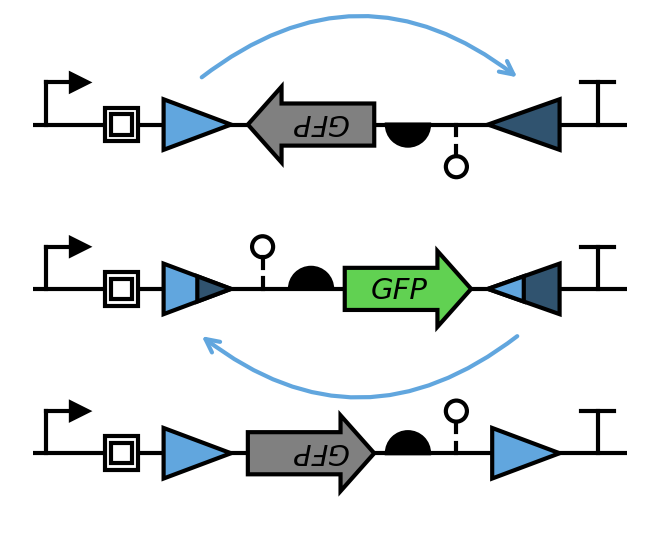

This chart was generated by the following Python code:
import math
import dnaplotlib as dpl
import matplotlib.pyplot as plt
from matplotlib import gridspec
from matplotlib.patches import Polygon, Ellipse, Wedge, Circle, PathPatch
from matplotlib.path import Path
from matplotlib.lines import Line2D
from matplotlib.patheffects import Stroke
import matplotlib.patches as patches

__author__  = 'Bryan Der <[email redacted]>, Voigt Lab, MIT\n\
               Thomas Gorochowski <[email redacted]>, Voigt Lab, MIT'
__license__ = 'MIT'
__version__ = '1.0'

def sbol_recombinase1 (ax, type, num, start, end, prev_end, scale, linewidth, opts):
	""" SBOL recombinase site renderer - forward direction
	"""
	# Default parameters
	color = (0,0,0)
	color2 = (0,0,0)
	start_pad = 0.0
	end_pad = 0.0
	x_extent = 6.0
	y_extent = 6.0
	linestyle = '-'
	# Update default parameters if provided
	if opts != None:
		if 'start_pad' in list(opts.keys()):
			start_pad = opts['start_pad']
		if 'end_pad' in list(opts.keys()):
			end_pad = opts['end_pad']
		if 'x_extent' in list(opts.keys()):
			x_extent = opts['x_extent']
		if 'y_extent' in list(opts.keys()):
			y_extent = opts['y_extent']
		if 'linestyle' in list(opts.keys()):
			linestyle = opts['linestyle']
		if 'linewidth' in list(opts.keys()):
			linewidth = opts['linewidth']
		if 'scale' in list(opts.keys()):
			scale = opts['scale']
		if 'color' in list(opts.keys()):
			color = opts['color']
		if 'color2' in list(opts.keys()):
			color2 = opts['color2']
	# Check direction add start padding
	final_end = end
	final_start = prev_end
	y_lower = -1 * y_extent/2
	y_upper = y_extent/2
	if start > end:
		start = prev_end+end_pad+x_extent+linewidth
		end = prev_end+end_pad
		final_end = start+start_pad
		color = color2
	else:
		start = prev_end+start_pad+linewidth
		end = start+x_extent
		final_end = end+end_pad
	# Draw the site
	p1 = Polygon([(start, y_lower), 
		          (start, y_upper),
		          (end,0)],
		          edgecolor=(0,0,0), facecolor=color, linewidth=linewidth, zorder=11, 
		          path_effects=[Stroke(joinstyle="miter")])		
	ax.add_patch(p1)
	# Add a label if needed
	if opts != None and 'label' in list(opts.keys()):
		if final_start > final_end:
			write_label(ax, opts['label'], final_end+((final_start-final_end)/2.0), opts=opts)
		else:
			write_label(ax, opts['label'], final_start+((final_end-final_start)/2.0), opts=opts)
	# Return the final start and end positions to the DNA renderer
	if final_start > final_end:
		return prev_end, final_start
	else:
		return prev_end, final_end

def sbol_recombinase2 (ax, type, num, start, end, prev_end, scale, linewidth, opts):
	""" SBOL recombinase site renderer - reverse direction
	"""
	# Default parameters
	color = (0,0,0)
	color2 = (0,0,0)
	start_pad = 0.0
	end_pad = 0.0
	x_extent = 6.0
	y_extent = 6.0
	linestyle = '-'
	# Update default parameters if provided
	if opts != None:
		if 'start_pad' in list(opts.keys()):
			start_pad = opts['start_pad']
		if 'end_pad' in list(opts.keys()):
			end_pad = opts['end_pad']
		if 'x_extent' in list(opts.keys()):
			x_extent = opts['x_extent']
		if 'y_extent' in list(opts.keys()):
			y_extent = opts['y_extent']
		if 'linestyle' in list(opts.keys()):
			linestyle = opts['linestyle']
		if 'linewidth' in list(opts.keys()):
			linewidth = opts['linewidth']
		if 'scale' in list(opts.keys()):
			scale = opts['scale']
		if 'color' in list(opts.keys()):
			color = opts['color']
		if 'color2' in list(opts.keys()):
			color2 = opts['color2']
		else:
			if 'color' in list(opts.keys()):
				r2 = float(color[0]) / 2
				g2 = float(color[1]) / 2
				b2 = float(color[2]) / 2
				color2 = (r2,g2,b2)
	# Check direction add start padding
	final_end = end
	final_start = prev_end
	y_lower = -1 * y_extent/2
	y_upper = y_extent/2
	if start > end:
		start = prev_end+end_pad+x_extent+linewidth
		end = prev_end+end_pad
		final_end = start+start_pad
		temp = color
		color = color2
		color2 = temp
	else:
		start = prev_end+start_pad+linewidth
		end = start+x_extent
		final_end = end+end_pad
	# Draw the site
	p1 = Polygon([(start, y_lower), 
		         (start, y_upper),
		          (end,0)],
		          edgecolor=(0,0,0), facecolor=color, linewidth=linewidth, zorder=11, 
		          path_effects=[Stroke(joinstyle="miter")]) 
	midpoint = (end + start) / 2
	hypotenuse = math.sqrt( (y_extent/2)**2 + (x_extent)**2 )
	hypotenuse2 = hypotenuse / 2
	cosineA = (y_extent/2) / hypotenuse
	f = hypotenuse2 * cosineA
	p2 = Polygon([(midpoint, -1*f), 
		          (midpoint, f),
		          (end,0)],
		          edgecolor=(0,0,0), facecolor=color2, linewidth=linewidth, zorder=12, 
		          path_effects=[Stroke(joinstyle="miter")]) 	
	ax.add_patch(p1)
	ax.add_patch(p2)	
	# Add a label if needed
	if opts != None and 'label' in list(opts.keys()):
		if final_start > final_end:
			write_label(ax, opts['label'], final_end+((final_start-final_end)/2.0), opts=opts)
		else:
			write_label(ax, opts['label'], final_start+((final_end-final_start)/2.0), opts=opts)
	# Return the final start and end positions to the DNA renderer
	if final_start > final_end:
		return prev_end, final_start
	else:
		return prev_end, final_end

def flip_arrow (ax, type, num, from_part, to_part, scale, linewidth, arc_height_index, opts):
	""" Regulation arcs for recombinase sites
	"""
	# Default parameters
	color = (0.0,0.0,0.0)
	arcHeightStart = 10
	arcHeightEnd = 10
	# Update default parameters if provided
	if opts != None:
		if 'linewidth' in list(opts.keys()):
			linewidth = opts['linewidth']
		if 'color' in list(opts.keys()):
			color = opts['color']
		if 'arc_height_start' in list(opts.keys()):
			arcHeightStart = opts['arc_height_start']
		if 'arc_height_end' in list(opts.keys()):
			arcHeightEnd = opts['arc_height_end']
	start = (from_part['start'] + from_part['end']) / 2
	end   = (to_part['start']   + to_part['end']) / 2
	# Check direction and draw arc
	if start > end:
		arcHeightStart = -arcHeightStart
		arcHeightEnd = -arcHeightEnd
	ax.annotate('', (end, arcHeightEnd), (start, arcHeightStart), ha="right", va="center", size=8, arrowprops=dict(arrowstyle='->',connectionstyle="arc3,rad=-.4",lw=linewidth, color=color))

# Color maps 
col_map = {}
col_map['red']     = (0.95, 0.30, 0.25)
col_map['green']   = (0.38, 0.82, 0.32)
col_map['blue']    = (0.38, 0.65, 0.87)
col_map['orange']  = (1.00, 0.75, 0.17)
col_map['purple']  = (0.55, 0.35, 0.64)

# Function to calculate darker colour
def dark (col, fac=2.0):
	return (col[0]/fac, col[1]/fac, col[2]/fac)

# Global line width
lw = 1.0

# Create the DNAplotlib renderer
dr = dpl.DNARenderer()

# Use default renderers and append our custom ones for recombinases
reg_renderers = dr.std_reg_renderers()
reg_renderers['Connection'] = flip_arrow
part_renderers = dr.SBOL_part_renderers()
part_renderers['RecombinaseSite'] = sbol_recombinase1
part_renderers['RecombinaseSite2'] = sbol_recombinase2

# Create the construct programmably to plot
sp = {'type':'EmptySpace', 'name':'S1', 'fwd':True, 'opts':{'x_extent':1}}
prom = {'type':'Promoter', 'name':'prom', 'fwd':True}
ins  = {'type':'Insulator', 'name':'ins', 'fwd':True}
ribo_r = {'type':'Ribozyme', 'name':'ribo', 'fwd':False}
rbs_r = {'type':'RBS', 'name':'rbs', 'fwd':False, 'opts':{'color':(0.0,0.0,0.0)}}
cds_r = {'type':'CDS', 'name':'cds', 'fwd':False, 'opts':{'color':(0.5,0.5,0.5), 'label':'GFP', 'label_x_offset':2, 'label_y_offset':0.5, 'label_rotation':180, 'label_style':'italic'}}
term = {'type':'Terminator', 'name':'term', 'fwd':True}
rec1f = {'type':'RecombinaseSite',  'name':'a1',  'fwd':True,   'opts':{'color':col_map['blue'], 'color2':dark(col_map['blue']), 'x_extent':16, 'y_extent':12, 'start_pad':3, 'end_pad':3}}
rec1r = {'type':'RecombinaseSite',  'name':'a1',  'fwd':False,  'opts':{'color':col_map['blue'], 'color2':dark(col_map['blue']), 'x_extent':16, 'y_extent':12, 'start_pad':3, 'end_pad':3}}
rec2f = {'type':'RecombinaseSite2',  'name':'a1f',  'fwd':True,   'opts':{'color':col_map['blue'], 'color2':dark(col_map['blue']), 'x_extent':16, 'y_extent':12, 'start_pad':3, 'end_pad':3}}
rec2r = {'type':'RecombinaseSite2',  'name':'a1f',  'fwd':False,  'opts':{'color':col_map['blue'], 'color2':dark(col_map['blue']), 'x_extent':16, 'y_extent':12, 'start_pad':3, 'end_pad':3}}
ribo_f = {'type':'Ribozyme', 'name':'ribo', 'fwd':True}
rbs_f = {'type':'RBS', 'name':'rbs', 'fwd':True, 'opts':{'color':(0.0,0.0,0.0)}}
cds_f = {'type':'CDS', 'name':'cds', 'fwd':True, 'opts':{'color':col_map['green'], 'label':'GFP', 'label_x_offset':-2, 'label_y_offset':-0.5, 'label_style':'italic'}}

design1 = [sp, prom, ins, rec1f, cds_r, rbs_r, ribo_r, rec1r, term, sp]
design2 = [sp, prom, ins, rec2f, ribo_f, rbs_f, cds_f, rec2r, term, sp]

arc1 = {'type':'Connection', 'from_part':rec1f, 'to_part':rec1r, 'opts':{'color':col_map['blue'],    'linewidth':lw, 'arc_height_start':10, 'arc_height_end':10}}
arc2 = {'type':'Connection', 'from_part':rec2r, 'to_part':rec2f, 'opts':{'color':col_map['blue'],    'linewidth':lw, 'arc_height_start':10, 'arc_height_end':10}}

reg1 = [arc1]
reg2 = [arc2]

# Create the figure
fig = plt.figure(figsize=(2.2,1.8))
gs = gridspec.GridSpec(3, 1)
ax_dna1 = plt.subplot(gs[0])
ax_dna2 = plt.subplot(gs[1])
ax_dna3 = plt.subplot(gs[2])

# Redender the DNA to axis
start, end = dr.renderDNA(ax_dna1, design1, part_renderers, regs=reg1, reg_renderers=reg_renderers)
ax_dna1.set_xlim([start, end])
ax_dna1.set_ylim([-18,18])
ax_dna1.set_aspect('equal')
ax_dna1.set_xticks([])
ax_dna1.set_yticks([])
ax_dna1.axis('off')
start, end = dr.renderDNA(ax_dna2, design2, part_renderers, regs=reg2, reg_renderers=reg_renderers)
ax_dna2.set_xlim([start, end])
ax_dna2.set_ylim([-18,18])
ax_dna2.set_aspect('equal')
ax_dna2.set_xticks([])
ax_dna2.set_yticks([])
ax_dna2.axis('off')
start, end = dr.renderDNA(ax_dna3, design1, part_renderers)
ax_dna3.set_xlim([start, end])
ax_dna3.set_ylim([-18,18])
ax_dna3.set_aspect('equal')
ax_dna3.set_xticks([])
ax_dna3.set_yticks([])
ax_dna3.axis('off')

# Update subplot spacing
plt.subplots_adjust(hspace=0.01, left=0.05, right=0.95, top=0.92, bottom=0.01)

# Save the figure
fig.savefig('recombinase_not_gate.pdf', transparent=True)
fig.savefig('recombinase_not_gate.png', dpi=300)

# Clear the plotting cache
plt.close('all')